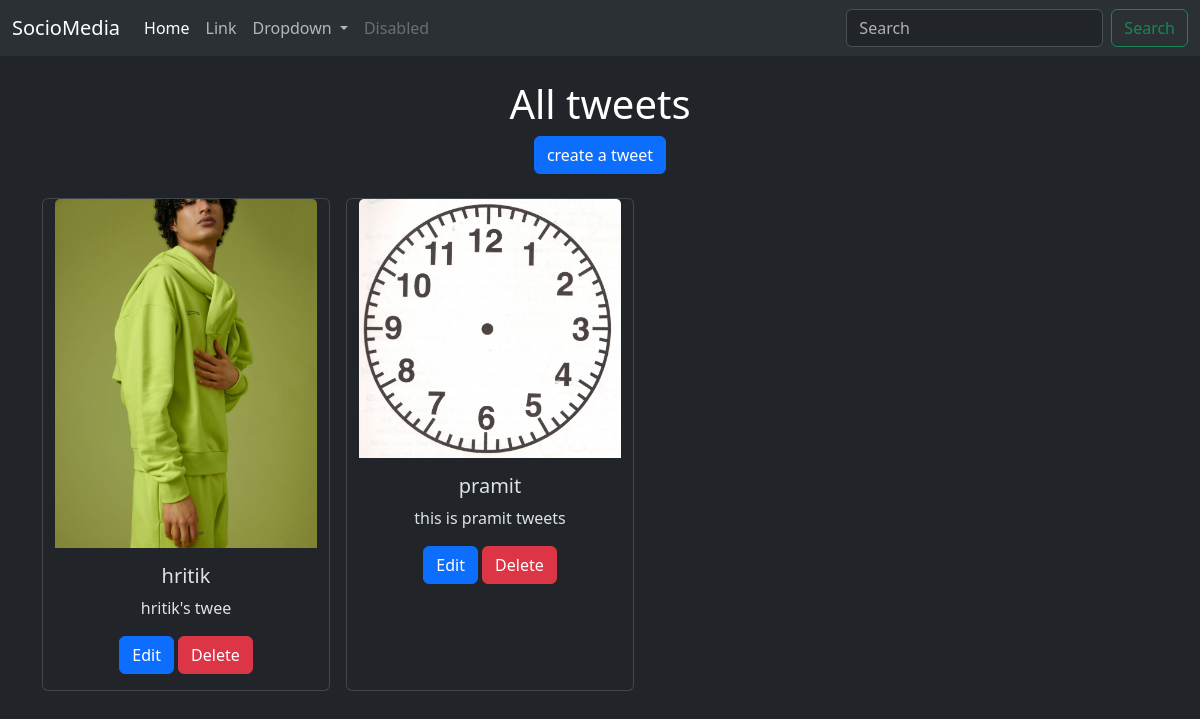
Page /twitter/ on the committed database.
### twitter/models.py (models this page shows, shortened)
class Tweet(models.Model):
    user = models.ForeignKey(User, on_delete=models.CASCADE)
    text = models.TextField(max_length=500)
    photo = models.ImageField(upload_to='photos/', blank=True, null=True)
    created_at = models.DateTimeField(auto_now_add=True)
    updated_at = models.DateTimeField(auto_now=True)

### twitter/views.py (the view)
# urls.py: path('', views.tweet_list, name='tweet_list'),
def tweet_list(request):
    tweets = Tweet.objects.all().order_by('-created_at')
    return render(request, 'tweet_list.html', {'tweets': tweets})

### twitter/templates/tweet_list.html (shortened to what this page needs)
{% extends "layout.html" %}
{% block content %}
<h1>All tweets</h1>
<a class="btn btn-primary text-left mb-4 " href="{% url 'tweet_create' %}">create a tweet</a>
<div class="container row gap-3">
    {% for tweet in tweets %}
    <div class="card" style="width: 18rem;">
        <img src="{{tweet.photo.url}}" class="card-img-top" alt="tweets">
        <div class="card-body">
            <h5 class="card-title">{{tweet.user.username}}</h5>
            <p class="card-text">{{tweet.text}}</p>
            <a href="{% url 'tweet_edit' tweet.id%}" class="btn btn-primary">Edit</a>
            <a href="{% url 'tweet_delete' tweet.id%}" class="btn btn-danger">Delete</a>
        </div>
    </div>
    {% endfor %}
</div>
{% endblock %}

### rows in the picture
Tweet: photo (picture), user.username "hritik", text "hritik's twee"
Tweet: photo (picture), user.username "pramit", text "this is pramit tweets"
